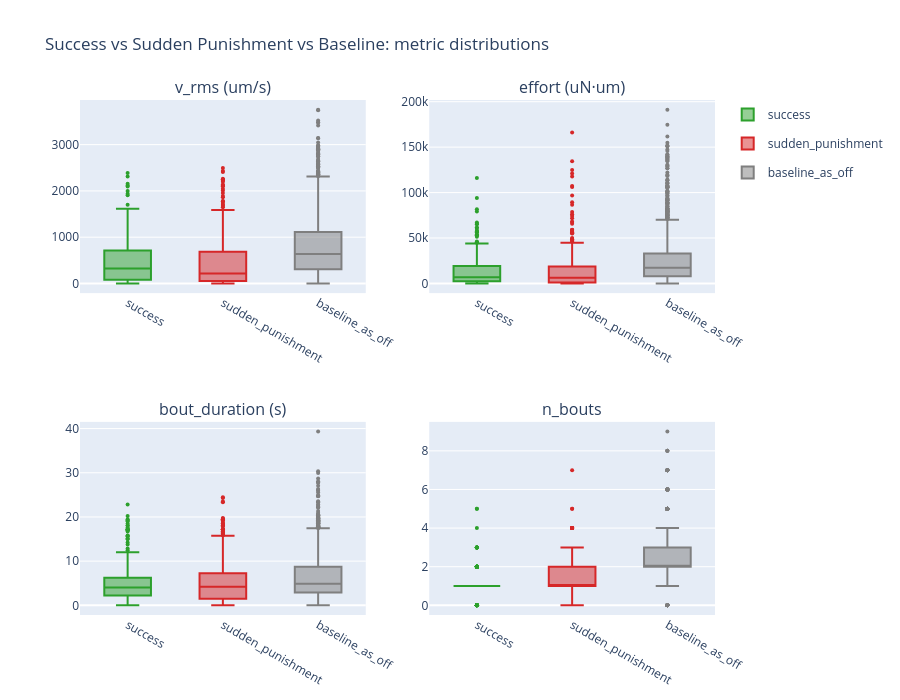

Here is the notebook cell this chart was saved with:
### Code cell
# Side-by-side box plots: 3-way comparison
fig = make_subplots(rows=2, cols=2,
                    subplot_titles=['v_rms (um/s)', 'effort (uN\u00b7um)',
                                    'bout_duration (s)', 'n_bouts'])

for i, col in enumerate(['v_rms', 'effort', 'bout_duration', 'n_bouts']):
    row, c = divmod(i, 2)
    for tt in ['success', 'sudden_punishment', 'baseline_as_off']:
        vals = combined.loc[combined['trial_type'] == tt, col]
        fig.add_trace(
            go.Box(y=vals, name=tt, legendgroup=tt,
                   showlegend=(i == 0),
                   marker=dict(size=4, color=type_colors[tt])),
            row=row + 1, col=c + 1,
        )

fig.update_layout(height=700, width=900,
                  title='Success vs Sudden Punishment vs Baseline: metric distributions')
fig.show()

### Figure 1 — Plotly figure (JSON) as saved in the notebook; plotly's stock layout.template omitted (floating-point values rounded to 4 significant figures; data arrays with more than 128 entries replaced by an {"elided": "..."} marker saying what was removed)
{"data": [{"legendgroup": "success", "marker": {"color": "#2ca02c", "size": 4}, "name": "success", "showlegend": true, "type": "box", "xaxis": "x", "y": {"elided": "361 float values"}, "yaxis": "y"}, {"legendgroup": "sudden_punishment", "marker": {"color": "#d62728", "size": 4}, "name": "sudden_punishment", "showlegend": true, "type": "box", "xaxis": "x", "y": {"elided": "361 float values"}, "yaxis": "y"}, {"legendgroup": "baseline_as_off", "marker": {"color": "#7f7f7f", "size": 4}, "name": "baseline_as_off", "showlegend": true, "type": "box", "xaxis": "x", "y": {"elided": "1877 float values"}, "yaxis": "y"}, {"legendgroup": "success", "marker": {"color": "#2ca02c", "size": 4}, "name": "success", "showlegend": false, "type": "box", "xaxis": "x2", "y": {"elided": "361 float values"}, "yaxis": "y2"}, {"legendgroup": "sudden_punishment", "marker": {"color": "#d62728", "size": 4}, "name": "sudden_punishment", "showlegend": false, "type": "box", "xaxis": "x2", "y": {"elided": "361 float values"}, "yaxis": "y2"}, {"legendgroup": "baseline_as_off", "marker": {"color": "#7f7f7f", "size": 4}, "name": "baseline_as_off", "showlegend": false, "type": "box", "xaxis": "x2", "y": {"elided": "1877 float values"}, "yaxis": "y2"}, {"legendgroup": "success", "marker": {"color": "#2ca02c", "size": 4}, "name": "success", "showlegend": false, "type": "box", "xaxis": "x3", "y": {"elided": "361 float values"}, "yaxis": "y3"}, {"legendgroup": "sudden_punishment", "marker": {"color": "#d62728", "size": 4}, "name": "sudden_punishment", "showlegend": false, "type": "box", "xaxis": "x3", "y": {"elided": "361 float values"}, "yaxis": "y3"}, {"legendgroup": "baseline_as_off", "marker": {"color": "#7f7f7f", "size": 4}, "name": "baseline_as_off", "showlegend": false, "type": "box", "xaxis": "x3", "y": {"elided": "1877 float values"}, "yaxis": "y3"}, {"legendgroup": "success", "marker": {"color": "#2ca02c", "size": 4}, "name": "success", "showlegend": false, "type": "box", "xaxis": "x4", "y": {"elided": "361 int values"}, "yaxis": "y4"}, {"legendgroup": "sudden_punishment", "marker": {"color": "#d62728", "size": 4}, "name": "sudden_punishment", "showlegend": false, "type": "box", "xaxis": "x4", "y": {"elided": "361 int values"}, "yaxis": "y4"}, {"legendgroup": "baseline_as_off", "marker": {"color": "#7f7f7f", "size": 4}, "name": "baseline_as_off", "showlegend": false, "type": "box", "xaxis": "x4", "y": {"elided": "1877 int values"}, "yaxis": "y4"}], "layout": {"annotations": [{"font": {"size": 16}, "showarrow": false, "text": "v_rms (um/s)", "x": 0.225, "xanchor": "center", "xref": "paper", "y": 1, "yanchor": "bottom", "yref": "paper"}, {"font": {"size": 16}, "showarrow": false, "text": "effort (uN·um)", "x": 0.775, "xanchor": "center", "xref": "paper", "y": 1, "yanchor": "bottom", "yref": "paper"}, {"font": {"size": 16}, "showarrow": false, "text": "bout_duration (s)", "x": 0.225, "xanchor": "center", "xref": "paper", "y": 0.375, "yanchor": "bottom", "yref": "paper"}, {"font": {"size": 16}, "showarrow": false, "text": "n_bouts", "x": 0.775, "xanchor": "center", "xref": "paper", "y": 0.375, "yanchor": "bottom", "yref": "paper"}], "height": 700, "title": {"text": "Success vs Sudden Punishment vs Baseline: metric distributions"}, "width": 900, "xaxis": {"anchor": "y", "domain": [0, 0.45]}, "xaxis2": {"anchor": "y2", "domain": [0.55, 1]}, "xaxis3": {"anchor": "y3", "domain": [0, 0.45]}, "xaxis4": {"anchor": "y4", "domain": [0.55, 1]}, "yaxis": {"anchor": "x", "domain": [0.625, 1]}, "yaxis2": {"anchor": "x2", "domain": [0.625, 1]}, "yaxis3": {"anchor": "x3", "domain": [0, 0.375]}, "yaxis4": {"anchor": "x4", "domain": [0, 0.375]}}}
